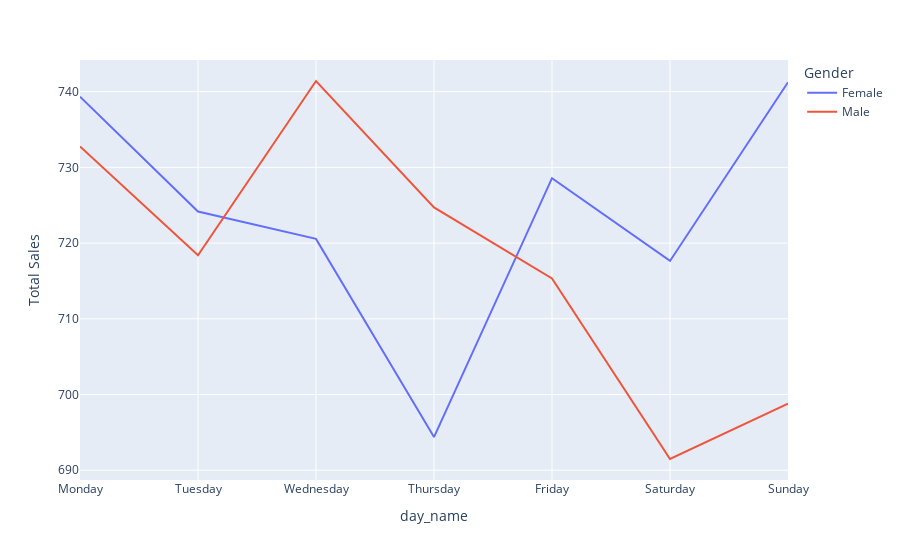

Notebook code for this chart:
### Markdown cell above
# Pricing & Promotion

### Code cell
# avg sales by weekday
temp = df.groupby(['weekday', 'day_name', 'Gender'])['Total Sales'].mean().reset_index()
temp.sort_values(['weekday'], ascending=True, inplace=True)

display(temp)
px.line(temp, x='day_name', y='Total Sales', color='Gender')

### Figure 1 — Plotly figure (JSON) as saved in the notebook; plotly's stock layout.template omitted (floating-point values rounded to 4 significant figures)
{"data": [{"hovertemplate": "Gender=Female<br>day_name=%{x}<br>Total Sales=%{y}<extra></extra>", "legendgroup": "Female", "line": {"color": "#636efa", "dash": "solid"}, "marker": {"symbol": "circle"}, "mode": "lines", "name": "Female", "orientation": "v", "showlegend": true, "type": "scatter", "x": ["Monday", "Tuesday", "Wednesday", "Thursday", "Friday", "Saturday", "Sunday"], "xaxis": "x", "y": [739.3, 724.2, 720.6, 694.4, 728.6, 717.6, 741.2], "yaxis": "y"}, {"hovertemplate": "Gender=Male<br>day_name=%{x}<br>Total Sales=%{y}<extra></extra>", "legendgroup": "Male", "line": {"color": "#EF553B", "dash": "solid"}, "marker": {"symbol": "circle"}, "mode": "lines", "name": "Male", "orientation": "v", "showlegend": true, "type": "scatter", "x": ["Monday", "Tuesday", "Wednesday", "Thursday", "Friday", "Saturday", "Sunday"], "xaxis": "x", "y": [732.8, 718.4, 741.4, 724.7, 715.3, 691.5, 698.8], "yaxis": "y"}], "layout": {"legend": {"title": {"text": "Gender"}, "tracegroupgap": 0}, "margin": {"t": 60}, "xaxis": {"anchor": "y", "domain": [0, 1], "title": {"text": "day_name"}}, "yaxis": {"anchor": "x", "domain": [0, 1], "title": {"text": "Total Sales"}}}}
